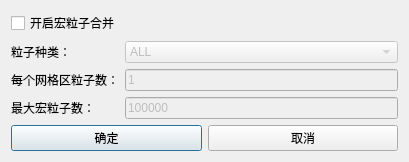
<?xml version="1.0" encoding="UTF-8"?>
<ui version="4.0">
 <class>Dialog</class>
 <widget class="QDialog" name="Dialog">
  <property name="geometry">
   <rect>
    <x>0</x>
    <y>0</y>
    <width>409</width>
    <height>145</height>
   </rect>
  </property>
  <property name="windowTitle">
   <string>宏粒子合并</string>
  </property>
  <layout class="QVBoxLayout" name="verticalLayout">
   <item>
    <widget class="QCheckBox" name="checkBox">
     <property name="text">
      <string>开启宏粒子合并</string>
     </property>
    </widget>
   </item>
   <item>
    <layout class="QGridLayout" name="gridLayout">
     <item row="2" column="1">
      <widget class="QLineEdit" name="lineEdit_max">
       <property name="enabled">
        <bool>false</bool>
       </property>
       <property name="text">
        <string>100000</string>
       </property>
      </widget>
     </item>
     <item row="2" column="0">
      <widget class="QLabel" name="label_2">
       <property name="text">
        <string>最大宏粒子数：</string>
       </property>
      </widget>
     </item>
     <item row="1" column="0">
      <widget class="QLabel" name="label">
       <property name="text">
        <string>每个网格区粒子数：</string>
       </property>
      </widget>
     </item>
     <item row="1" column="1">
      <widget class="QLineEdit" name="lineEdit_every">
       <property name="enabled">
        <bool>false</bool>
       </property>
       <property name="text">
        <string>1</string>
       </property>
      </widget>
     </item>
     <item row="0" column="0">
      <widget class="QLabel" name="label_3">
       <property name="text">
        <string>粒子种类：</string>
       </property>
      </widget>
     </item>
     <item row="0" column="1">
      <widget class="QComboBox" name="comboBox">
       <property name="enabled">
        <bool>false</bool>
       </property>
       <item>
        <property name="text">
         <string>ALL</string>
        </property>
       </item>
       <item>
        <property name="text">
         <string>ELECTRON</string>
        </property>
       </item>
       <item>
        <property name="text">
         <string>PROTON</string>
        </property>
       </item>
      </widget>
     </item>
    </layout>
   </item>
   <item>
    <layout class="QHBoxLayout" name="horizontalLayout">
     <item>
      <widget class="QPushButton" name="pb_ok">
       <property name="enabled">
        <bool>true</bool>
       </property>
       <property name="text">
        <string>确定</string>
       </property>
      </widget>
     </item>
     <item>
      <widget class="QPushButton" name="pb_cancel">
       <property name="enabled">
        <bool>true</bool>
       </property>
       <property name="text">
        <string>取消</string>
       </property>
      </widget>
     </item>
    </layout>
   </item>
  </layout>
 </widget>
 <resources/>
 <connections/>
</ui>
